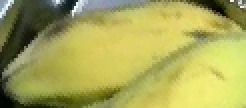
#> input picture fruit_ripeness/banana_ripeness/banana_full_test_debug/Banana050.png/ripeness/input_original_colour.png, 123 x 54 px (shown 2 times larger)
$ python banana_ripeness_yolo.py banana_full_test_debug/Banana050.png/ripeness/input_original_colour.png
#> lines starting #> are read from the running program, lines starting #| are printed output that depends on the picture; after the words box and inside, x2 and y2 are one past the last pixel; in counts of white or black regions, pixels touching at a corner belong together
# pip install opencv-python numpy

"""
BANANA RIPENESS ANALYSIS - YELLOW + BROWN METHOD
=================================================

MAIN REFERENCE - BROWN SPOTTING / RIPENING
-------------------------------------------
Mendoza, F. & Aguilera, J. M. (2004),
"Application of Image Analysis for Classification of Ripening Bananas",
Journal of Food Science, 69(9), E471-E477.
DOI: 10.1111/j.1365-2621.2004.tb09932.x

The paper supports using banana peel colour together with brown-spot area as
ripening features. It defines %BSA as brown spots as a percentage of the total
banana area and reports that %BSA increases during late ripening, with final
values in the experiment ranging approximately from 20% to 50%.

The standard 7-stage visual scale discussed in the paper is:
    Index 1 : green
    Index 2 : green, traces of yellow
    Index 3 : more green than yellow
    Index 4 : more yellow than green
    Index 5 : green tip and yellow
    Index 6 : all yellow
    Index 7 : yellow, flecked with brown

IMPORTANT PROJECT INTERPRETATION
--------------------------------
The paper supports brown-area percentage as a useful ripeness feature and
reports late-ripening %BSA values reaching about 20-50%. It does NOT state an
official rule that exactly 20% brown must equal Index 7.

For this project, 20% is therefore used as an operational heavy-brown cutoff:

    FIRST: brown coverage >= 20% -> Index 7 - Overripe

This prevents a heavily blemished/brown banana with very little yellow left
from being incorrectly classified as Index 1 simply because yellow coverage is
low.

YELLOW MASK
-----------
The existing project yellow mask is kept unchanged:
    OpenCV H = 20-35
    OpenCV S = 40-255
    OpenCV V = 80-255

BROWN MASK
----------
The existing project brown mask is kept unchanged:
    OpenCV H = 0-25
    OpenCV S = 64-255
    OpenCV V = 0-153

Brown is detected before yellow, and brown pixels are removed from the yellow
mask so that the same pixel is not counted as both yellow and brown.

FINAL DECISION RULE ORDER
-------------------------
1. Brown coverage >= 20%
       -> Index 7 - Overripe / heavy brown

2. Small brown spotting on an otherwise developed yellow banana
       developed peel >= 95% AND brown > 1%
       -> Index 7 - Overripe / brown-spotted

3. Otherwise classify by yellow coverage:
       Yellow <= 1%          -> Index 1
       Yellow < 30%          -> Index 2
       30% <= Yellow < 50%   -> Index 3
       50% <= Yellow <= 80%  -> Index 4
       80% < Yellow < 95%    -> Index 5
       Yellow >= 95%         -> Index 6

PROJECT TOLERANCES
------------------
- Yellow <= 1% is treated as Index 1 to ignore isolated yellow noise pixels.
- Yellow >= 95% is treated as completely yellow because exact 100% is
  unrealistic in normal photographs.
- Brown > 1% is used for small brown spotting to avoid isolated brown noise.
- developed peel = yellow pixels + brown pixels.

PIPELINE
--------
Teammate YOLO banana mask
    -> original-colour banana pixels
    -> OpenCV HSV
    -> brown mask FIRST
    -> yellow mask with brown pixels excluded
    -> yellow/brown/developed-peel coverage
    -> Index 1-7

No CLAHE, white balance, or colour enhancement is applied to ripeness pixels.
"""

from dataclasses import dataclass
from typing import Dict, Optional, Tuple

import cv2
import numpy as np


# ---------------------------------------------------------------------------
# Yellow mask
# ---------------------------------------------------------------------------

YELLOW_LOWER = np.array([20, 40, 80], dtype=np.uint8)
YELLOW_UPPER = np.array([35, 255, 255], dtype=np.uint8)


# ---------------------------------------------------------------------------
# Brown mask
# ---------------------------------------------------------------------------

BROWN_LOWER = np.array([0, 64, 0], dtype=np.uint8)
BROWN_UPPER = np.array([25, 255, 153], dtype=np.uint8)


# ---------------------------------------------------------------------------
# Project operational thresholds
# ---------------------------------------------------------------------------

INDEX1_YELLOW_NOISE_MAX = 1.0
COMPLETE_YELLOW_MIN = 95.0
BROWN_SPOT_MIN = 1.0
HEAVY_BROWN_OVERRIPE_MIN = 20.0
DEVELOPED_PEEL_MIN = 95.0


@dataclass
class BananaRipenessResult:
    ripeness_index: int
    ripeness_label: str
    rule_basis: str

    total_fruit_pixels: int

    yellow_pixels: int
    brown_pixels: int
    other_pixels: int
    developed_peel_pixels: int

    yellow_pct: float
    brown_pct: float
    other_pct: float
    developed_peel_pct: float

    ripeness_factor: float


def _normalise_binary_mask(
    mask: np.ndarray,
    target_shape: Tuple[int, int],
) -> np.ndarray:
    """Convert a supplied YOLO mask to uint8 values 0 or 255."""
    if mask.ndim == 3:
        mask = cv2.cvtColor(mask, cv2.COLOR_BGR2GRAY)

    if mask.shape[:2] != target_shape:
        mask = cv2.resize(
            mask,
            (target_shape[1], target_shape[0]),
            interpolation=cv2.INTER_NEAREST,
        )

    return (mask > 0).astype(np.uint8) * 255


def fruit_mask_from_black_background(
    masked_crop_bgr: np.ndarray,
) -> np.ndarray:
    """
    Fallback only.

    Final integration should pass the teammate YOLO mask directly.
    """
    if masked_crop_bgr is None or masked_crop_bgr.size == 0:
        raise ValueError("Input banana crop is empty")

    non_black = np.any(masked_crop_bgr != 0, axis=2)
    return non_black.astype(np.uint8) * 255


def prepare_banana_for_colour_analysis(
    original_crop_bgr: np.ndarray,
    fruit_mask: Optional[np.ndarray] = None,
) -> Dict[str, np.ndarray]:
    """Prepare original-colour banana pixels for HSV analysis."""
    if original_crop_bgr is None or original_crop_bgr.size == 0:
        raise ValueError("Input banana crop is empty")

    h, w = original_crop_bgr.shape[:2]

    if fruit_mask is None:
        fruit_mask = fruit_mask_from_black_background(original_crop_bgr)
    else:
        fruit_mask = _normalise_binary_mask(
            fruit_mask,
            (h, w),
        )

    bgr = original_crop_bgr.copy()
    hsv = cv2.cvtColor(bgr, cv2.COLOR_BGR2HSV)

    return {
        "bgr": bgr,
        "hsv": hsv,
        "fruit_mask": fruit_mask,
    }


def _masked_range(
    hsv: np.ndarray,
    lower: np.ndarray,
    upper: np.ndarray,
    fruit_mask: np.ndarray,
) -> np.ndarray:
    """Create an HSV range mask restricted to the YOLO banana ROI."""
    raw = cv2.inRange(hsv, lower, upper)
    return cv2.bitwise_and(raw, fruit_mask)


def measure_banana_features(
    original_crop_bgr: np.ndarray,
    fruit_mask: Optional[np.ndarray] = None,
):
    """Measure yellow and brown coverage inside the YOLO banana mask."""
    data = prepare_banana_for_colour_analysis(
        original_crop_bgr,
        fruit_mask=fruit_mask,
    )

    hsv = data["hsv"]
    roi = data["fruit_mask"]

    total = int(cv2.countNonZero(roi))

    if total == 0:
        raise ValueError("YOLO banana mask contains no fruit pixels")

    # IMPORTANT: brown is calculated first.
    brown_mask = _masked_range(
        hsv,
        BROWN_LOWER,
        BROWN_UPPER,
        roi,
    )

    yellow_raw = _masked_range(
        hsv,
        YELLOW_LOWER,
        YELLOW_UPPER,
        roi,
    )

    # Brown gets priority so one pixel cannot be both yellow and brown.
    yellow_mask = cv2.bitwise_and(
        yellow_raw,
        cv2.bitwise_not(brown_mask),
    )
    yellow_mask = cv2.bitwise_and(yellow_mask, roi)

    # Developed peel = yellow or brown.
    developed_peel_mask = cv2.bitwise_or(
        yellow_mask,
        brown_mask,
    )
    developed_peel_mask = cv2.bitwise_and(
        developed_peel_mask,
        roi,
    )

    # Anything inside the fruit ROI that is neither yellow nor brown.
    other_mask = cv2.bitwise_and(
        roi,
        cv2.bitwise_not(developed_peel_mask),
    )

    yellow_pixels = int(cv2.countNonZero(yellow_mask))
    brown_pixels = int(cv2.countNonZero(brown_mask))
    developed_peel_pixels = int(cv2.countNonZero(developed_peel_mask))
    other_pixels = int(cv2.countNonZero(other_mask))

    yellow_pct = 100.0 * yellow_pixels / total
    brown_pct = 100.0 * brown_pixels / total
    developed_peel_pct = 100.0 * developed_peel_pixels / total
    other_pct = 100.0 * other_pixels / total

    # Brown spot area / total banana area.
    ripeness_factor = brown_pixels / total

    result = BananaRipenessResult(
        ripeness_index=0,
        ripeness_label="Not classified",
        rule_basis="",
        total_fruit_pixels=total,
        yellow_pixels=yellow_pixels,
        brown_pixels=brown_pixels,
        other_pixels=other_pixels,
        developed_peel_pixels=developed_peel_pixels,
        yellow_pct=yellow_pct,
        brown_pct=brown_pct,
        other_pct=other_pct,
        developed_peel_pct=developed_peel_pct,
        ripeness_factor=ripeness_factor,
    )

    diagnostics = {
        "bgr": data["bgr"],
        "fruit_mask": roi,
        "yellow_mask": yellow_mask,
        "brown_mask": brown_mask,
        "developed_peel_mask": developed_peel_mask,
        "other_mask": other_mask,
    }

    return result, diagnostics


def classify_banana(
    measurement: BananaRipenessResult,
) -> BananaRipenessResult:
    """
    Apply banana Index 1-7 with brown checked FIRST.

    Exact rule order:
        Brown >= 20%             -> Index 7
        Small brown on developed yellow peel -> Index 7
        Yellow <= 1%             -> Index 1
        Yellow < 30%             -> Index 2
        30% <= Yellow < 50%      -> Index 3
        50% <= Yellow <= 80%     -> Index 4
        80% < Yellow < 95%       -> Index 5
        Yellow >= 95%            -> Index 6
    """
    yellow = measurement.yellow_pct
    brown = measurement.brown_pct
    developed = measurement.developed_peel_pct

    # ------------------------------------------------------------------
    # FIRST CHECK: heavy brown area overrides yellow percentage.
    # This solves the case where a very blemished banana has almost no
    # remaining yellow and would otherwise incorrectly fall into Index 1.
    # ------------------------------------------------------------------
    if brown >= HEAVY_BROWN_OVERRIPE_MIN:
        measurement.ripeness_index = 7
        measurement.ripeness_label = "Index 7 - Overripe / heavy brown"
        measurement.rule_basis = (
            f"Brown coverage={brown:.2f}% >= "
            f"{HEAVY_BROWN_OVERRIPE_MIN:.1f}% brown-first threshold."
        )

    # Small brown spotting on an otherwise developed yellow banana.
    elif developed >= DEVELOPED_PEEL_MIN and brown > BROWN_SPOT_MIN:
        measurement.ripeness_index = 7
        measurement.ripeness_label = "Index 7 - Overripe / brown-spotted"
        measurement.rule_basis = (
            f"Developed peel={developed:.2f}% >= "
            f"{DEVELOPED_PEEL_MIN:.1f}% and brown={brown:.2f}% > "
            f"{BROWN_SPOT_MIN:.1f}% small-spot tolerance."
        )

    # Otherwise classify using yellow coverage.
    elif yellow >= COMPLETE_YELLOW_MIN:
        measurement.ripeness_index = 6
        measurement.ripeness_label = "Index 6 - Completely yellow"
        measurement.rule_basis = (
            f"Yellow coverage={yellow:.2f}% >= "
            f"{COMPLETE_YELLOW_MIN:.1f}%."
        )

    elif yellow > 80.0:
        measurement.ripeness_index = 5
        measurement.ripeness_label = "Index 5 - More than 80% yellow"
        measurement.rule_basis = (
            f"Yellow coverage={yellow:.2f}% is >80% and <"
            f"{COMPLETE_YELLOW_MIN:.1f}%."
        )

    elif yellow >= 50.0:
        measurement.ripeness_index = 4
        measurement.ripeness_label = "Index 4 - 50-80% yellow"
        measurement.rule_basis = (
            f"Yellow coverage={yellow:.2f}% is 50-80%."
        )

    elif yellow >= 30.0:
        measurement.ripeness_index = 3
        measurement.ripeness_label = "Index 3 - 30-50% yellow"
        measurement.rule_basis = (
            f"Yellow coverage={yellow:.2f}% is >=30% and <50%."
        )

    elif yellow > INDEX1_YELLOW_NOISE_MAX:
        measurement.ripeness_index = 2
        measurement.ripeness_label = "Index 2 - Less than 30% yellow"
        measurement.rule_basis = (
            f"Yellow coverage={yellow:.2f}% is >"
            f"{INDEX1_YELLOW_NOISE_MAX:.1f}% and <30%."
        )

    else:
        measurement.ripeness_index = 1
        measurement.ripeness_label = "Index 1 - Completely green"
        measurement.rule_basis = (
            f"Brown coverage={brown:.2f}% < "
            f"{HEAVY_BROWN_OVERRIPE_MIN:.1f}% and yellow coverage="
            f"{yellow:.2f}% <= {INDEX1_YELLOW_NOISE_MAX:.1f}%."
        )

    return measurement


def assess_banana_ripeness(
    original_crop_bgr: np.ndarray,
    fruit_mask: Optional[np.ndarray] = None,
):
    """YOLO mask -> HSV yellow/brown masks -> Index 1-7."""
    result, diagnostics = measure_banana_features(
        original_crop_bgr,
        fruit_mask=fruit_mask,
    )

    result = classify_banana(result)

    return result, diagnostics


def save_diagnostics(
    out_dir: str,
    diagnostics: Dict[str, np.ndarray],
) -> None:
    """Save banana ripeness debug images."""
    import os

    os.makedirs(out_dir, exist_ok=True)

    for name in (
        "fruit_mask",
        "yellow_mask",
        "brown_mask",
        "developed_peel_mask",
        "other_mask",
    ):
        cv2.imwrite(
            os.path.join(out_dir, f"{name}.png"),
            diagnostics[name],
        )

    cv2.imwrite(
        os.path.join(out_dir, "input_original_colour.png"),
        diagnostics["bgr"],
    )


if __name__ == "__main__":
    import argparse
    import os
    from pathlib import Path

    SCRIPT_DIR = Path(__file__).resolve().parent
    DEFAULT_DEBUG_DIR = SCRIPT_DIR / "banana_full_test_debug"

    parser = argparse.ArgumentParser()

    parser.add_argument(
        "image",
        help="Original-colour banana crop/image",
    )

    parser.add_argument(
        "--mask",
        help="Optional YOLO binary banana mask",
    )

    parser.add_argument(
        "--out",
        default=str(DEFAULT_DEBUG_DIR),
    )

    args = parser.parse_args()

    img = cv2.imread(args.image)
#> img is the input picture: shape (54, 123, 3); mean B, G, R 87.9, 166.5, 167.7

    if img is None:
        raise SystemExit(f"Cannot read image: {args.image}")

    mask = None

    if args.mask:
        mask = cv2.imread(args.mask, cv2.IMREAD_GRAYSCALE)

        if mask is None:
            raise SystemExit(f"Cannot read mask: {args.mask}")

    result, diagnostics = assess_banana_ripeness(
        img,
        fruit_mask=mask,
    )
#> in fruit_mask_from_black_background, `non_black = np.any(masked_crop_bgr != 0, axis=2)`: non_black: shape (54, 123) bool; every value is 1
#> in fruit_mask_from_black_background, `return non_black.astype(np.uint8) * 255`: returned value: shape (54, 123); every value is 255
#> in prepare_banana_for_colour_analysis, `hsv = cv2.cvtColor(bgr, cv2.COLOR_BGR2HSV)`: hsv: shape (54, 123, 3); mean H, S, V 33.2, 125.7, 170.8
#> in measure_banana_features, `data = prepare_banana_for_colour_analysis( original_crop_bgr, fruit_ma..`: data = 3 items
#> in measure_banana_features, `total = int(cv2.countNonZero(roi))`: total = 6642
#> in _masked_range, `raw = cv2.inRange(hsv, lower, upper)`:
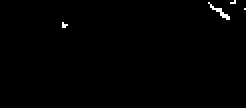
#> raw: shape (54, 123) (shown 2 times larger); 0.53% white in thin lines or dots, all inside (x1, y1, x2, y2) = (31, 0, 123, 14)
#> in _masked_range (call 2), `raw = cv2.inRange(hsv, lower, upper)`:
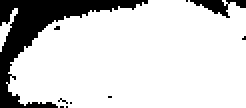
#> raw: shape (54, 123) (shown 2 times larger); 82.8% white; 10 black regions (8 under 20 px), largest, box (x1, y1, x2, y2) and area: (0, 0, 74, 54) 1014, (95, 0, 123, 9) 109
#> in measure_banana_features, `yellow_mask = cv2.bitwise_and( yellow_raw, cv2.bitwise_not(brown_mask)..`:
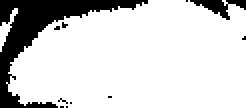
#> yellow_mask: shape (54, 123) (shown 2 times larger); 82.6% white; 11 black regions (9 under 20 px), largest, box (x1, y1, x2, y2) and area: (0, 0, 74, 54) 1014, (95, 0, 123, 10) 118
#> in measure_banana_features, `developed_peel_mask = cv2.bitwise_or( yellow_mask, brown_mask, )`:
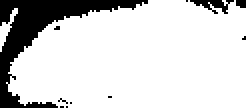
#> developed_peel_mask: shape (54, 123) (shown 2 times larger); 83.1% white; 11 black regions (9 under 20 px), largest, box (x1, y1, x2, y2) and area: (0, 0, 74, 54) 1014, (95, 0, 117, 7) 71
#> in measure_banana_features, `yellow_pixels = int(cv2.countNonZero(yellow_mask))`: yellow_pixels = 5484
#> in measure_banana_features, `brown_pixels = int(cv2.countNonZero(brown_mask))`: brown_pixels = 35
#> in measure_banana_features, `developed_peel_pixels = int(cv2.countNonZero(developed_peel_mask))`: developed_peel_pixels = 5519
#> in measure_banana_features, `other_pixels = int(cv2.countNonZero(other_mask))`: other_pixels = 1123
#> in measure_banana_features, `yellow_pct = 100.0 * yellow_pixels / total`: yellow_pct = 82.57
#> in measure_banana_features, `brown_pct = 100.0 * brown_pixels / total`: brown_pct = 0.527
#> in measure_banana_features, `developed_peel_pct = 100.0 * developed_peel_pixels / total`: developed_peel_pct = 83.09
#> in measure_banana_features, `other_pct = 100.0 * other_pixels / total`: other_pct = 16.91
#> in measure_banana_features, `ripeness_factor = brown_pixels / total`: ripeness_factor = 0.00527
#> in assess_banana_ripeness, `result, diagnostics = measure_banana_features( original_crop_bgr, frui..`: diagnostics = 6 items
#> diagnostics = 6 items

    print("\nBANANA RIPENESS RESULT")
    print("----------------------")
    print(f"Fruit pixels           : {result.total_fruit_pixels}")
#| Fruit pixels           : 6642
    print(f"Yellow pixels          : {result.yellow_pixels}")
#| Yellow pixels          : 5484
    print(f"Brown pixels           : {result.brown_pixels}")
#| Brown pixels           : 35
    print(f"Developed peel pixels  : {result.developed_peel_pixels}")
#| Developed peel pixels  : 5519
    print(f"Other pixels           : {result.other_pixels}")
#| Other pixels           : 1123
    print(f"Yellow coverage        : {result.yellow_pct:.2f}%")
#| Yellow coverage        : 82.57%
    print(f"Brown coverage         : {result.brown_pct:.2f}%")
#| Brown coverage         : 0.53%
    print(f"Developed peel coverage: {result.developed_peel_pct:.2f}%")
#| Developed peel coverage: 83.09%
    print(f"Other coverage         : {result.other_pct:.2f}%")
#| Other coverage         : 16.91%
    print(f"Ripeness Factor (RF)   : {result.ripeness_factor:.6f}")
#| Ripeness Factor (RF)   : 0.005269
    print(f"Prediction             : {result.ripeness_label}")
#| Prediction             : Index 5 - More than 80% yellow
    print(f"Rule basis             : {result.rule_basis}")
#| Rule basis             : Yellow coverage=82.57% is >80% and <95.0%.

    save_diagnostics(args.out, diagnostics)

    print(
        "\nDiagnostic masks saved to:",
        os.path.abspath(args.out),
    )
#| Diagnostic masks saved to: fruit_ripeness/banana_ripeness/banana_full_test_debug
